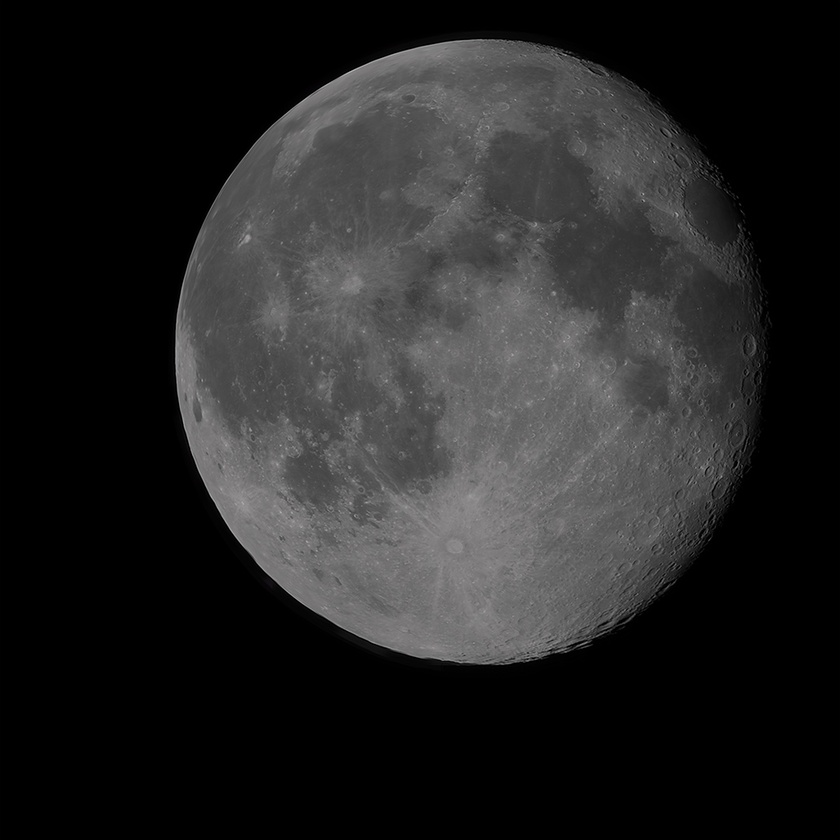
#> input picture test/data/images/moon_stacked.jpg, 840 x 840 px, shrunk from 1028 x 1028 before the run
$ python -i threshold.py   (imports and definitions only)
#> lines starting #> are read from the running program, lines starting #| are printed output that depends on the picture; after the words box and inside, x2 and y2 are one past the last pixel; in counts of white or black regions, pixels touching at a corner belong together
#> further down, picture is the input picture: shape (840, 840, 3); mean B, G, R 36.6, 36.6, 36.7
import numpy as np
import cv2

SHRINK_FACTOR = 0.75


class Threshold:
    """
    Segment image based on Otsu's method
    """

    def __init__(self, image):
        # TODO force uint8?
        self.gray = cv2.GaussianBlur(cv2.cvtColor(image, cv2.COLOR_BGR2GRAY), (5, 5), 0)
        if self.gray.dtype != np.uint8:
            raise TypeError("Not uint8, something's up")
        self._fit(self.gray)

    def _fit(self, img: np.ndarray):
        self.value, self.mask = cv2.threshold(
            img, 0, 255, cv2.THRESH_BINARY + cv2.THRESH_OTSU
        )
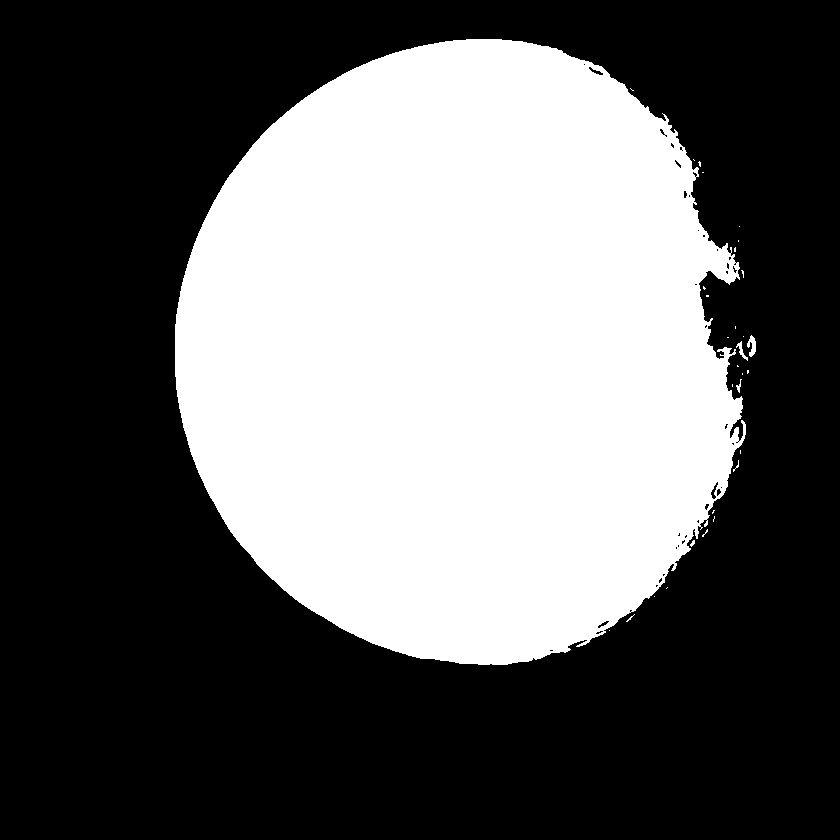
#> self.mask: shape (840, 840); 39.2% white; 31 white regions (26 under 20 px), largest, box (x1, y1, x2, y2) and area: (175, 39, 746, 665) 276131, (747, 335, 756, 357) 115, (736, 341, 748, 361) 70, (736, 379, 742, 393) 31, (690, 540, 695, 547) 20
#> self.value = 46
        # this is to account for bias in data leading to aggressive threshold
        self.value = np.clip(int(self.value * SHRINK_FACTOR), 0, 255)
#> self.value = 34

    def manual(self, threshold: int):
        """Manually override threshold"""
        self.value = np.clip(threshold, 0, 255)
        _, self.mask = cv2.threshold(self.gray, threshold, 255, cv2.THRESH_BINARY)

    def object_size(self):
        """Number of pixels in foreground mask"""
        return np.sum(self.mask == 255)

>>> import cv2
>>> picture = cv2.imread('../../test/data/images/moon_stacked.jpg')
>>> result = Threshold(picture).object_size()
#> result = 276511

$ run again, on test/data/images/jupiter_frame_highq.png
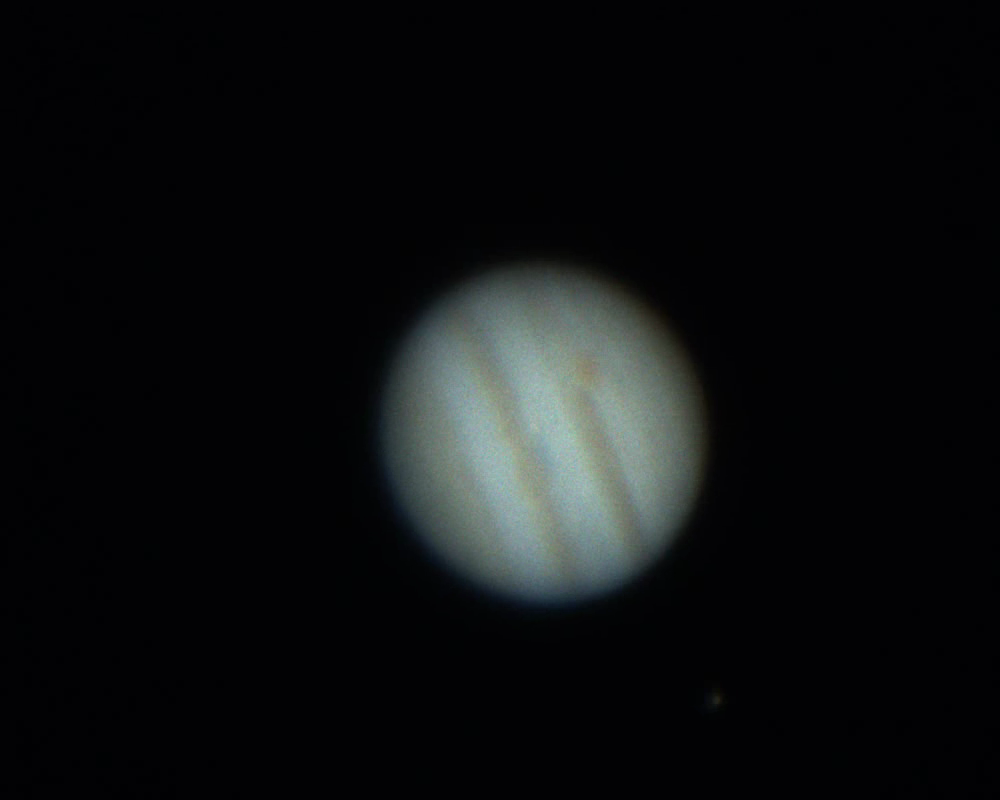
#> input picture test/data/images/jupiter_frame_highq.png, 1000 x 800 px
#> picture is the input picture: shape (800, 1000, 3); mean B, G, R 16, 14.8, 13.1
#> in _fit, `self.value, self.mask = cv2.threshold( img, 0, 255, cv2.THRESH_BINARY ..`:
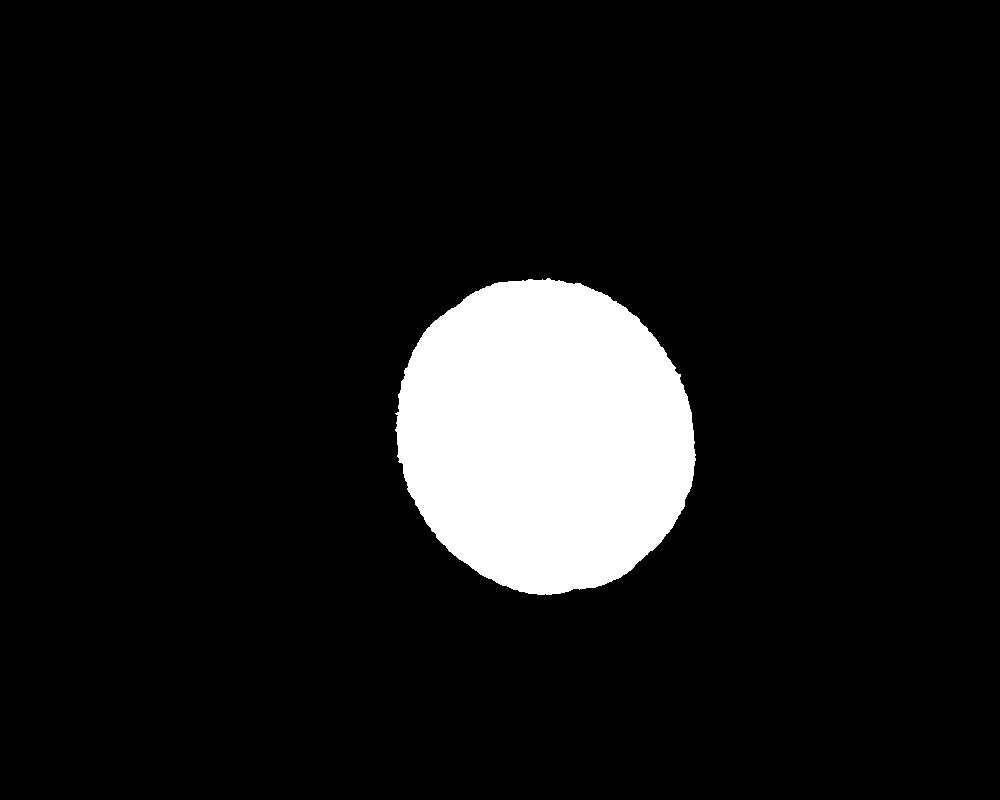
#> self.mask: shape (800, 1000); 9.2% white; 1 white region, box (x1, y1, x2, y2) and area: (395, 278, 696, 595) 73874
#> in _fit, `self.value, self.mask = cv2.threshold( img, 0, 255, cv2.THRESH_BINARY ..`: self.value = 63
#> in _fit, `self.value = np.clip(int(self.value * SHRINK_FACTOR), 0, 255)`: self.value = 47
#> result = 73874

$ run again, on test/data/images/jupiter_stacked.png
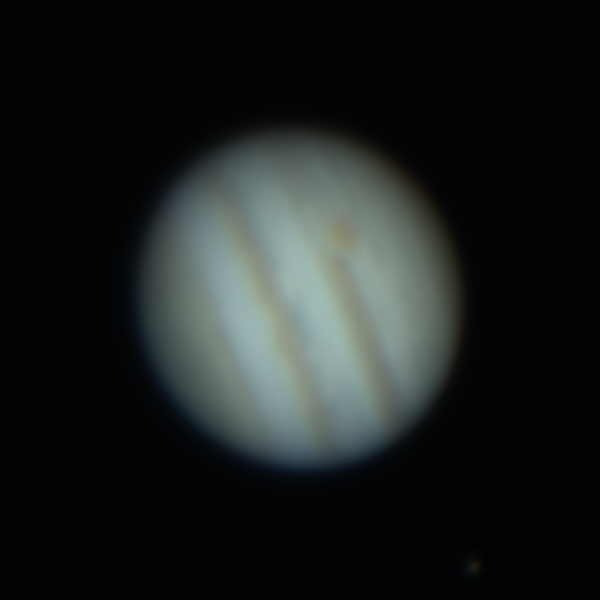
#> input picture test/data/images/jupiter_stacked.png, 600 x 600 px
#> picture is the input picture: shape (600, 600, 3); mean B, G, R 30.9, 30.6, 27
#> in _fit, `self.value, self.mask = cv2.threshold( img, 0, 255, cv2.THRESH_BINARY ..`:
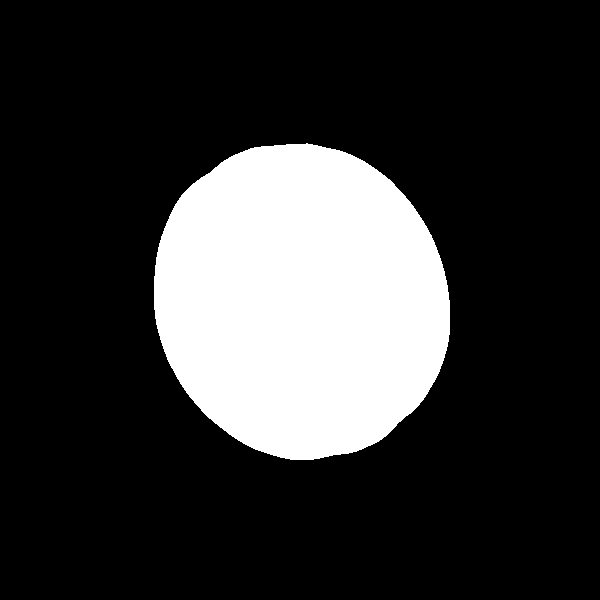
#> self.mask: shape (600, 600); 20.5% white; 1 white region, box (x1, y1, x2, y2) and area: (154, 143, 450, 460) 73666
#> in _fit, `self.value, self.mask = cv2.threshold( img, 0, 255, cv2.THRESH_BINARY ..`: self.value = 64
#> in _fit, `self.value = np.clip(int(self.value * SHRINK_FACTOR), 0, 255)`: self.value = 48
#> result = 73666
